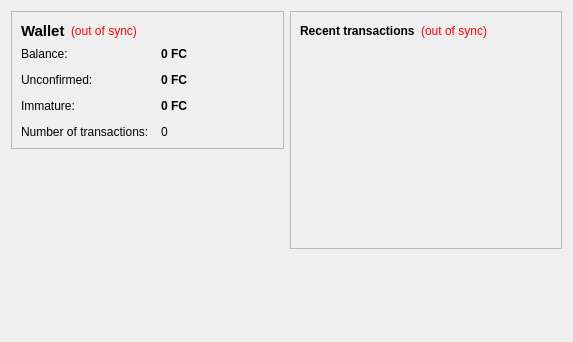
<?xml version="1.0" encoding="UTF-8"?>
<ui version="4.0">
 <class>OverviewPage</class>
 <widget class="QWidget" name="OverviewPage">
  <property name="geometry">
   <rect>
    <x>0</x>
    <y>0</y>
    <width>573</width>
    <height>342</height>
   </rect>
  </property>
  <property name="windowTitle">
   <string>Form</string>
  </property>
  <layout class="QHBoxLayout" name="horizontalLayout" stretch="1,1">
   <item>
    <layout class="QVBoxLayout" name="verticalLayout_2">
     <item>
      <widget class="QFrame" name="frame">
       <property name="frameShape">
        <enum>QFrame::StyledPanel</enum>
       </property>
       <property name="frameShadow">
        <enum>QFrame::Raised</enum>
       </property>
       <layout class="QVBoxLayout" name="verticalLayout_4">
        <item>
         <layout class="QHBoxLayout" name="horizontalLayout_4">
          <item>
           <widget class="QLabel" name="label_5">
            <property name="font">
             <font>
              <pointsize>11</pointsize>
              <weight>75</weight>
              <bold>true</bold>
             </font>
            </property>
            <property name="text">
             <string>Wallet</string>
            </property>
           </widget>
          </item>
          <item>
           <widget class="QLabel" name="labelWalletStatus">
            <property name="toolTip">
             <string>The displayed information may be out of date. Your wallet automatically synchronizes with the asdf network after a connection is established, but this process has not completed yet.</string>
            </property>
            <property name="styleSheet">
             <string notr="true">QLabel { color: red; }</string>
            </property>
            <property name="text">
             <string notr="true">(out of sync)</string>
            </property>
            <property name="alignment">
             <set>Qt::AlignLeading|Qt::AlignLeft|Qt::AlignVCenter</set>
            </property>
           </widget>
          </item>
          <item>
           <spacer name="horizontalSpacer_2">
            <property name="orientation">
             <enum>Qt::Horizontal</enum>
            </property>
            <property name="sizeHint" stdset="0">
             <size>
              <width>40</width>
              <height>20</height>
             </size>
            </property>
           </spacer>
          </item>
         </layout>
        </item>
        <item>
         <layout class="QFormLayout" name="formLayout_2">
          <property name="fieldGrowthPolicy">
           <enum>QFormLayout::AllNonFixedFieldsGrow</enum>
          </property>
          <property name="horizontalSpacing">
           <number>12</number>
          </property>
          <property name="verticalSpacing">
           <number>12</number>
          </property>
          <item row="0" column="0">
           <widget class="QLabel" name="label">
            <property name="text">
             <string>Balance:</string>
            </property>
           </widget>
          </item>
          <item row="0" column="1">
           <widget class="QLabel" name="labelBalance">
            <property name="font">
             <font>
              <weight>75</weight>
              <bold>true</bold>
             </font>
            </property>
            <property name="cursor">
             <cursorShape>IBeamCursor</cursorShape>
            </property>
            <property name="toolTip">
             <string>Your current balance</string>
            </property>
            <property name="text">
             <string notr="true">0 FC</string>
            </property>
            <property name="textInteractionFlags">
             <set>Qt::LinksAccessibleByMouse|Qt::TextSelectableByKeyboard|Qt::TextSelectableByMouse</set>
            </property>
           </widget>
          </item>
          <item row="1" column="0">
           <widget class="QLabel" name="label_3">
            <property name="text">
             <string>Unconfirmed:</string>
            </property>
           </widget>
          </item>
          <item row="1" column="1">
           <widget class="QLabel" name="labelUnconfirmed">
            <property name="font">
             <font>
              <weight>75</weight>
              <bold>true</bold>
             </font>
            </property>
            <property name="cursor">
             <cursorShape>IBeamCursor</cursorShape>
            </property>
            <property name="toolTip">
             <string>Total of transactions that have yet to be confirmed, and do not yet count toward the current balance</string>
            </property>
            <property name="text">
             <string notr="true">0 FC</string>
            </property>
            <property name="textInteractionFlags">
             <set>Qt::LinksAccessibleByMouse|Qt::TextSelectableByKeyboard|Qt::TextSelectableByMouse</set>
            </property>
           </widget>
          </item>
          <item row="3" column="0">
           <widget class="QLabel" name="label_2">
            <property name="text">
             <string>Number of transactions:</string>
            </property>
           </widget>
          </item>
          <item row="3" column="1">
           <widget class="QLabel" name="labelNumTransactions">
            <property name="toolTip">
             <string>Total number of transactions in wallet</string>
            </property>
            <property name="text">
             <string notr="true">0</string>
            </property>
           </widget>
          </item>
          <item row="2" column="0">
           <widget class="QLabel" name="labelImmatureText">
            <property name="text">
             <string>Immature:</string>
            </property>
           </widget>
          </item>
          <item row="2" column="1">
           <widget class="QLabel" name="labelImmature">
            <property name="font">
             <font>
              <weight>75</weight>
              <bold>true</bold>
             </font>
            </property>
            <property name="toolTip">
             <string>Mined balance that has not yet matured</string>
            </property>
            <property name="text">
             <string notr="true">0 FC</string>
            </property>
            <property name="textInteractionFlags">
             <set>Qt::LinksAccessibleByMouse|Qt::TextSelectableByKeyboard|Qt::TextSelectableByMouse</set>
            </property>
           </widget>
          </item>
         </layout>
        </item>
       </layout>
      </widget>
     </item>
     <item>
      <spacer name="verticalSpacer">
       <property name="orientation">
        <enum>Qt::Vertical</enum>
       </property>
       <property name="sizeHint" stdset="0">
        <size>
         <width>20</width>
         <height>40</height>
        </size>
       </property>
      </spacer>
     </item>
    </layout>
   </item>
   <item>
    <layout class="QVBoxLayout" name="verticalLayout_3">
     <item>
      <widget class="QFrame" name="frame_2">
       <property name="frameShape">
        <enum>QFrame::StyledPanel</enum>
       </property>
       <property name="frameShadow">
        <enum>QFrame::Raised</enum>
       </property>
       <layout class="QVBoxLayout" name="verticalLayout">
        <item>
         <layout class="QHBoxLayout" name="horizontalLayout_2">
          <item>
           <widget class="QLabel" name="label_4">
            <property name="text">
             <string>&lt;b&gt;Recent transactions&lt;/b&gt;</string>
            </property>
           </widget>
          </item>
          <item>
           <widget class="QLabel" name="labelTransactionsStatus">
            <property name="toolTip">
             <string>The displayed information may be out of date. Your wallet automatically synchronizes with the asdf network after a connection is established, but this process has not completed yet.</string>
            </property>
            <property name="styleSheet">
             <string notr="true">QLabel { color: red; }</string>
            </property>
            <property name="text">
             <string notr="true">(out of sync)</string>
            </property>
            <property name="alignment">
             <set>Qt::AlignRight|Qt::AlignTrailing|Qt::AlignVCenter</set>
            </property>
           </widget>
          </item>
          <item>
           <spacer name="horizontalSpacer">
            <property name="orientation">
             <enum>Qt::Horizontal</enum>
            </property>
            <property name="sizeHint" stdset="0">
             <size>
              <width>40</width>
              <height>20</height>
             </size>
            </property>
           </spacer>
          </item>
         </layout>
        </item>
        <item>
         <widget class="QListView" name="listTransactions">
          <property name="styleSheet">
           <string notr="true">QListView { background: transparent; }</string>
          </property>
          <property name="frameShape">
           <enum>QFrame::NoFrame</enum>
          </property>
          <property name="verticalScrollBarPolicy">
           <enum>Qt::ScrollBarAlwaysOff</enum>
          </property>
          <property name="horizontalScrollBarPolicy">
           <enum>Qt::ScrollBarAlwaysOff</enum>
          </property>
          <property name="selectionMode">
           <enum>QAbstractItemView::NoSelection</enum>
          </property>
         </widget>
        </item>
       </layout>
      </widget>
     </item>
     <item>
      <spacer name="verticalSpacer_2">
       <property name="orientation">
        <enum>Qt::Vertical</enum>
       </property>
       <property name="sizeHint" stdset="0">
        <size>
         <width>20</width>
         <height>40</height>
        </size>
       </property>
      </spacer>
     </item>
    </layout>
   </item>
  </layout>
 </widget>
 <resources/>
 <connections/>
</ui>
